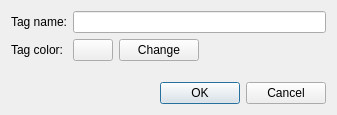
<?xml version="1.0" encoding="UTF-8"?>
<ui version="4.0">
 <class>DlgTag</class>
 <widget class="QDialog" name="DlgTag">
  <property name="geometry">
   <rect>
    <x>0</x>
    <y>0</y>
    <width>337</width>
    <height>115</height>
   </rect>
  </property>
  <property name="windowTitle">
   <string>Tag properties</string>
  </property>
  <layout class="QVBoxLayout" name="verticalLayout">
   <item>
    <layout class="QFormLayout" name="formLayout">
     <item row="0" column="0">
      <widget class="QLabel" name="label">
       <property name="text">
        <string>Tag name:</string>
       </property>
      </widget>
     </item>
     <item row="0" column="1">
      <widget class="QLineEdit" name="tagNamelineEdit"/>
     </item>
     <item row="1" column="0">
      <widget class="QLabel" name="label_2">
       <property name="text">
        <string>Tag color:</string>
       </property>
      </widget>
     </item>
     <item row="1" column="1">
      <layout class="QHBoxLayout" name="horizontalLayout">
       <item>
        <widget class="QPushButton" name="currentColor">
         <property name="enabled">
          <bool>true</bool>
         </property>
         <property name="text">
          <string notr="true"/>
         </property>
         <property name="autoDefault">
          <bool>false</bool>
         </property>
        </widget>
       </item>
       <item>
        <widget class="QPushButton" name="changeColorPushButton">
         <property name="text">
          <string>Change</string>
         </property>
        </widget>
       </item>
       <item>
        <spacer name="horizontalSpacer">
         <property name="orientation">
          <enum>Qt::Horizontal</enum>
         </property>
         <property name="sizeHint" stdset="0">
          <size>
           <width>40</width>
           <height>20</height>
          </size>
         </property>
        </spacer>
       </item>
      </layout>
     </item>
    </layout>
   </item>
   <item>
    <widget class="QDialogButtonBox" name="buttonBox">
     <property name="orientation">
      <enum>Qt::Horizontal</enum>
     </property>
     <property name="standardButtons">
      <set>QDialogButtonBox::Cancel|QDialogButtonBox::Ok</set>
     </property>
    </widget>
   </item>
  </layout>
 </widget>
 <resources/>
 <connections>
  <connection>
   <sender>buttonBox</sender>
   <signal>accepted()</signal>
   <receiver>DlgTag</receiver>
   <slot>accept()</slot>
   <hints>
    <hint type="sourcelabel">
     <x>248</x>
     <y>254</y>
    </hint>
    <hint type="destinationlabel">
     <x>157</x>
     <y>274</y>
    </hint>
   </hints>
  </connection>
  <connection>
   <sender>buttonBox</sender>
   <signal>rejected()</signal>
   <receiver>DlgTag</receiver>
   <slot>reject()</slot>
   <hints>
    <hint type="sourcelabel">
     <x>316</x>
     <y>260</y>
    </hint>
    <hint type="destinationlabel">
     <x>286</x>
     <y>274</y>
    </hint>
   </hints>
  </connection>
 </connections>
</ui>
